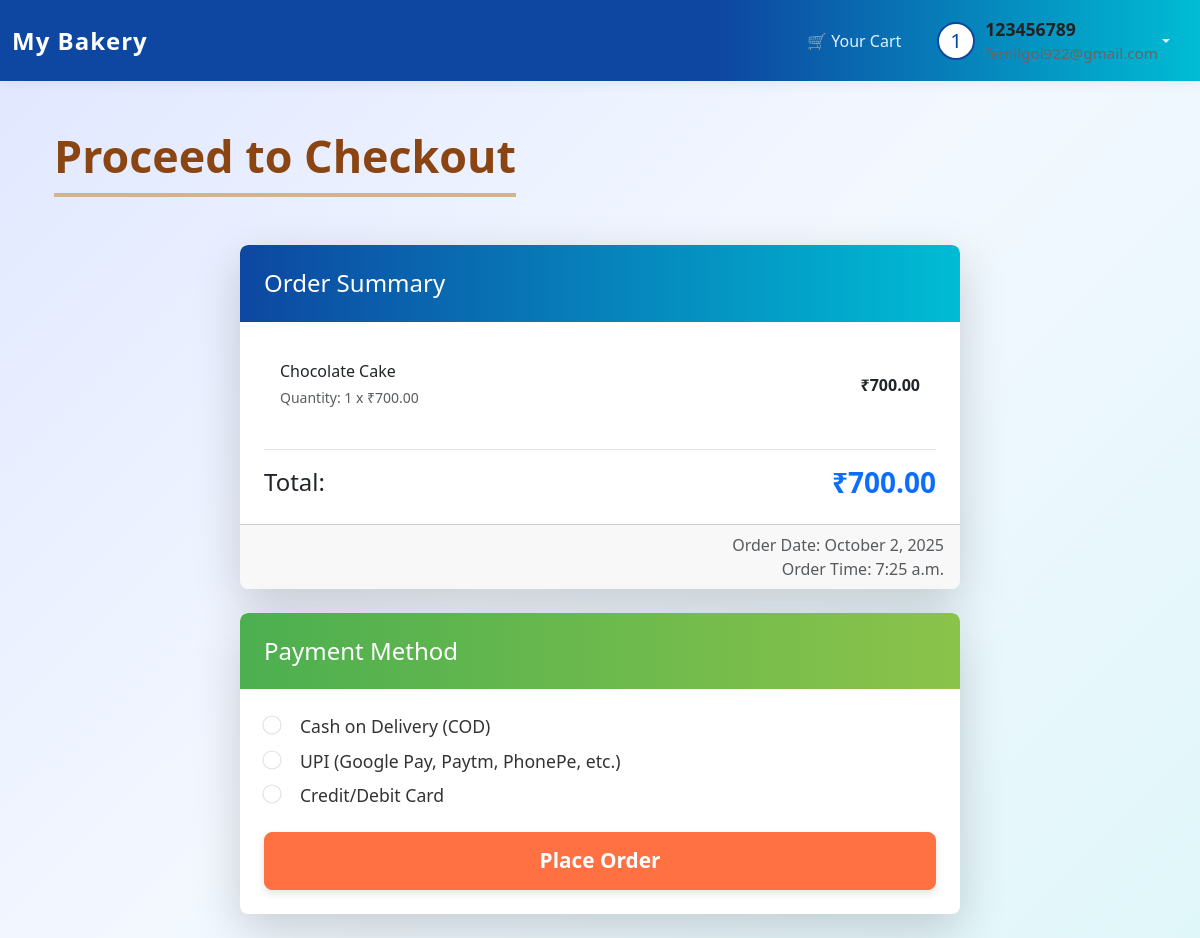
Screenshot of /checkout/ (signed in) with the database file from the repository.
### main/models.py (models this page shows, shortened)
class CartItem(models.Model):
    user = models.ForeignKey(User, on_delete=models.CASCADE)
    product = models.ForeignKey(Product, on_delete=models.CASCADE)
    quantity = models.PositiveIntegerField(default=1)
    @property
    def total_price_calculated(self):
        return self.product.price * self.quantity

class Product(models.Model):
    name = models.CharField(max_length=100)
    description = models.TextField()
    price = models.DecimalField(max_digits=10, decimal_places=2)
    image = models.ImageField(upload_to='products_images/')

### main/views.py (the view, shortened to what this page needs)
# urls.py: path('checkout/', views.checkout_view, name='checkout'),
@login_required
def checkout_view(request):
    cart_items = CartItem.objects.filter(user=request.user)
    if not cart_items:
        messages.warning(request, "Your cart is empty. Please add items before checking out.")
        return redirect('cart')
    total_price = sum(item.total_price_calculated for item in cart_items)
    current_datetime = datetime.now()
    return render(request, 'checkout.html', {
        'cart_items': cart_items,
        'total_price': total_price,
        'current_datetime': current_datetime
    })

### main/templates/checkout.html (shortened to what this page needs)
{% extends 'base.html' %}
{% load static %}
{% block content %}
<div class="container mt-5">
    <h2 class="text-center mb-5 checkout-heading">Proceed to Checkout</h2>
    <div class="row justify-content-center">
        <div class="col-md-8">
            <div class="card shadow-lg border-0 rounded-3 mb-4">
                <div class="card-header bg-primary text-white rounded-top-3">
                    <h4 class="mb-0">Order Summary</h4>
                </div>
                <div class="card-body p-4">
                    <ul class="list-group list-group-flush mb-4">
                        {% for item in cart_items %}
                        <li class="list-group-item d-flex justify-content-between align-items-center">
                            <div>
                                <h6 class="mb-1">{{ item.product.name }}</h6>
                                <small class="text-muted">Quantity: {{ item.quantity }} x ₹{{ item.product.price|floatformat:2 }}</small>
                            </div>
                            <span class="fw-bold">₹{{ item.total_price_calculated|floatformat:2 }}</span>
                        </li>
                        {% endfor %}
                    </ul>
                    <div class="d-flex justify-content-between align-items-center border-top pt-3">
                        <h4 class="mb-0">Total:</h4>
                        <h3 class="mb-0 text-primary fw-bold">₹{{ total_price|floatformat:2 }}</h3>
                    </div>
                </div>
                <div class="card-footer text-muted text-end">
                    Order Date: {{ current_datetime|date:"F j, Y" }} <br>
                    Order Time: {{ current_datetime|date:"P" }}
                </div>
            </div>
            <div class="card shadow-lg border-0 rounded-3 mb-4">
                <div class="card-header bg-success text-white rounded-top-3">
                    <h4 class="mb-0">Payment Method</h4>
                </div>
                <div class="card-body p-4">
                    <form method="post" action="{% url 'checkout' %}">
                        <div class="mb-3">
                            <div class="form-check payment-option">
                                <input class="form-check-input" type="radio" name="payment_method" id="cod" value="cod" {% if selected_payment_method == 'cod' %}checked{% endif %}>
                                <label class="form-check-label" for="cod">
                                     Cash on Delivery (COD)
                                </label>
                            </div>
                            <div class="form-check payment-option mt-2">
                                <input class="form-check-input" type="radio" name="payment_method" id="upi" value="upi" {% if selected_payment_method == 'upi' %}checked{% endif %}>
                                <label class="form-check-label" for="upi">
                                     UPI (Google Pay, Paytm, PhonePe, etc.)
                                </label>
                            </div>
                            <div class="form-check payment-option mt-2">
                                <input class="form-check-input" type="radio" name="payment_method" id="card" value="card">
                                <label class="form-check-label" for="card">
                                     Credit/Debit Card
                                </label>
                            </div>
                        </div>
                        <div class="d-grid gap-2 mt-4">
                            <button type="submit" class="btn btn-primary btn-lg place-order-btn">Place Order</button>
                        </div>
                    </form>
                </div>
            </div>
        </div>
    </div>
</div>
{% endblock %}

### main/templates/base.html (shortened to what this page needs)
<!DOCTYPE html>
<html lang="en">
<head>
    <link href="https://cdn.jsdelivr.net/npm/bootstrap@5.3.0/dist/css/bootstrap.min.css" rel="stylesheet">
</head>
<body>
<nav class="navbar navbar-expand-lg navbar-custom">
    <div class="container-fluid">
        <a class="navbar-brand" href="{% url 'home' %}">My Bakery</a>
        <div class="collapse navbar-collapse">
            <ul class="navbar-nav ms-auto align-items-center">
                <li class="nav-item">
                    <a class="nav-link" href="{% url 'cart' %}">🛒 Your Cart</a>
                </li>
                {% if user.is_authenticated %}
                    <li class="nav-item dropdown">
                        <a class="nav-link dropdown-toggle d-flex align-items-center" href="#" id="profileDropdown" role="button" data-bs-toggle="dropdown" aria-expanded="false">
                            <span class="profile-avatar">{{ user.username|slice:":1"|upper }}</span>
                            <div class="d-none d-md-flex flex-column align-items-start">
                                <span class="profile-name">
                                    {{ user.get_full_name|default:user.username }}
                                </span>
                                <span class="profile-email">{{ user.email }}</span>
                            </div>
                        </a>
                    </li>
                {% else %}
                    <li class="nav-item"><a class="nav-link" href="{% url 'login' %}">Login</a></li>
                    <li class="nav-item"><a class="nav-link" href="{% url 'signup' %}">Sign Up</a></li>
                {% endif %}
            </ul>
        </div>
    </div>
</nav>
<div class="container mt-4">
    {% block content %} {% endblock %}
</div>
</body>
</html>

### main/templates/base.html (style rules this page uses)
body { min-height: 100vh; background: linear-gradient(135deg, #e0e7ff 0%, #f3f8ff 50%, #e0f7fa 100%); }
.navbar-custom { background: linear-gradient(90deg, #0d47a1 60%, #00bcd4 100%); box-shadow: 0 2px 12px rgba(13,71,161,0.08); }
.navbar-brand { font-weight: 700; font-size: 1.5rem; letter-spacing: 1px; color: #fff !important; }
.navbar-nav .nav-link { color: #e3f2fd !important; font-weight: 500; margin: 0 10px; border-radius: 8px; transition: background 0.2s, color 0.2s; }
.profile-avatar { width: 38px; height: 38px; border-radius: 50%; background: #fff; border: 2px solid #0d47a1; display: flex; align-items: center; justify-content: center; font-size: 1.3rem; color: #0d47a1; margin-right: 10px; }
.profile-name { font-weight: 600; color: #222; font-size: 1.1rem; }
.profile-email { font-size: 0.95rem; color: #666; }

### main/templates/checkout.html (style rules this page uses)
* { box-sizing: border-box; }
.checkout-heading { font-size: 2.8rem; font-weight: bold; color: #8B4513; border-bottom: 4px solid #D2B48C; display: inline-block; padding-bottom: 10px; margin-left: auto; margin-right: auto; }
.card { border-radius: 15px; overflow: hidden; }
.card-header { border-bottom: none; padding: 1.5rem; font-size: 1.25rem; }
.card-header.bg-primary { background: linear-gradient(90deg, #0d47a1 0%, #00bcd4 100%) !important; }
.card-header.bg-success { background: linear-gradient(90deg, #4CAF50 0%, #8BC34A 100%) !important; }
.list-group-item { border-color: #eee; padding-top: 1rem; padding-bottom: 1rem; }
.payment-option label { font-size: 1.1rem; font-weight: 500; color: #333; display: flex; align-items: center; cursor: pointer; }
.payment-option input[type="radio"] { margin-right: 0.75rem; transform: scale(1.2); }
.place-order-btn { background-color: #FF7043; border-color: #FF7043; font-size: 1.3rem; font-weight: bold; padding: 0.75rem 1.5rem; transition: background-color 0.3s, transform 0.3s, box-shadow 0.3s; box-shadow: 0 4px 8px rgba(0,0,0,0.1); }

### rows the page displays
CartItem: product.name "Chocolate Cake", quantity "1", product.price "700.00", total_price_calculated "700.00"

### other values shown
{{ user.username|slice:":1"|upper }} "1"
{{ user.get_full_name|default:user.username }} "123456789"
{{ user.email }} "femilgol922@gmail.com"
{{ total_price|floatformat:2 }} "700.00"
